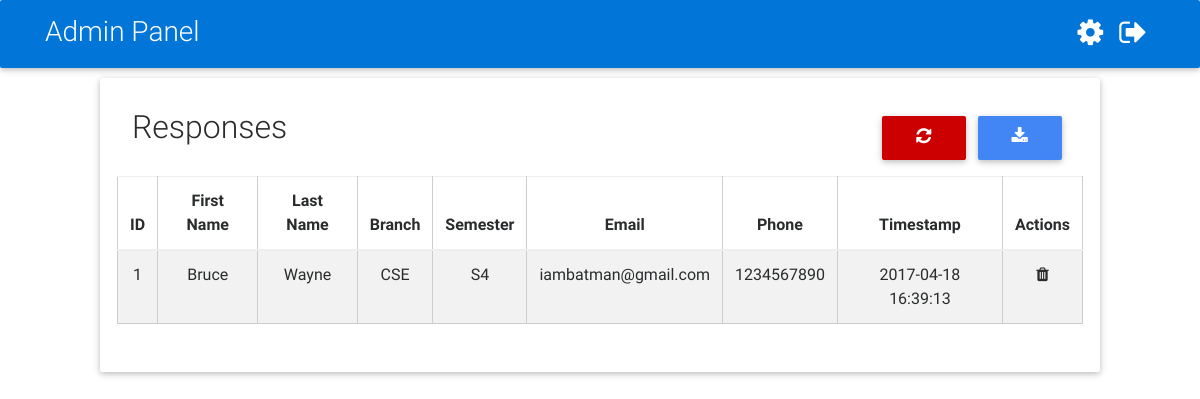
The app's page /admin.php (signed in) with its own data.
### tables this page shows
CREATE TABLE `Fields` (
  `id` int(11) NOT NULL,
  `name` varchar(50) NOT NULL
);

CREATE TABLE `Responses` (
  `id` int(11) NOT NULL,
  `col1` varchar(500) NOT NULL DEFAULT '',
  `col2` varchar(500) NOT NULL DEFAULT '',
  `col3` varchar(500) NOT NULL DEFAULT '',
  `col4` varchar(500) NOT NULL DEFAULT '',
  `col5` varchar(500) NOT NULL DEFAULT '',
  `col6` varchar(500) NOT NULL DEFAULT '',
  `col7` varchar(500) NOT NULL DEFAULT '',
  `col8` varchar(500) NOT NULL DEFAULT '',
  `col9` varchar(500) NOT NULL DEFAULT '',
  `col10` varchar(500) NOT NULL DEFAULT '',
  `time` timestamp NOT NULL DEFAULT CURRENT_TIMESTAMP
);

### config.php (called while the page is built, shortened)
<?php
$servername = "localhost";
$username = "root";
$password = "6297";
$dbname = "Registration";
$db = new mysqli($servername, $username, $password, $dbname);
function query($sql){
    global $db;
    $result = $db->query($sql);
    if ($result) {
        return $result;
    } else {
        die("Error executing query: ".$sql."<br>". $db->error);
    }
}
?>

### admin.php (the view, shortened to what this page needs)
<!DOCTYPE html>
<html lang="en">
<?php
    include_once 'config.php';
?>
<head>
    <link rel="stylesheet" href="css/font-awesome.min.css">
    <link href="css/bootstrap.min.css" rel="stylesheet">
    <link href="css/mdb.min.css" rel="stylesheet">
    <link href="css/style.css" rel="stylesheet">
</head>
<body>
    <nav class="navbar fixed-top navbar-toggleable-md bg-primary">
        <div class="container">
            <a class="navbar-brand text-white" href="#">
                <h3>Admin Panel</h3>
            </a>
            <?php
                if (isset($_SESSION['loggedin'])){
                    echo '<ul class="nav navbar-nav nav-flex-icons ml-auto"><li class="nav-item "><a class="nav-link" href="" data-toggle="modal" data-target="#settings_modal" ><h4 class="fa fa-cog white-text"></h4></a></li><li class="nav-item "><a class="nav-link" href="backend.php?task=1"><h4 class="fa fa-sign-out white-text"></h4></a></li></ul>';
                }
            ?>
        </div>
    </nav>
    <br>
    <br>
             <?php
                if (!isset($_SESSION['loggedin'])){
                    $content  = '<div class="jumbotron col-md-4 offset-md-4" style="margin-top: 30px;"><div class="row"><div class="col-md-12">';
                    $content .= '<h2>Login</h2><hr><br><div class="row">';
                    $content .= '<div class="col-md-12"><div class="md-form"><input type="text" id="form1" class="form-control"><label for="form1">Username</label></div></div>';
                    $content .= '<div class="col-md-12"><div class="md-form"><input type="password" id="form2" class="form-control" onkeydown="if(event.keyCode == 13) { login(); }"><label for="form2">Password</label></div></div>';
                    $content .= '<div class="col-md-12"><h5 class="red-text" id="error"></h5></div>';
                    $content .= '</div></div><div class="col-md-12"><button class="btn btn-primary float-right" onclick="login()">Login</button></div>';
                }else{
                    $result = query("SELECT * FROM Fields WHERE NOT (name = '')");
                    $content  = '<div class="jumbotron col-md-10 offset-md-1" style="margin-top: 30px;"><div class="row"><div class="col-md-12">';
                    $content .= '<h2 class="pull-left">Responses</h2><button class="btn btn-primary float-right" onclick="window.open(\'backend.php?task=4\')" ><i class="fa fa-download"></i></button><button class="btn btn-danger float-right" data-toggle="modal" data-target="#delete_modal" ><i class="fa fa-refresh"></i></button></div>';
                    if(mysqli_num_rows($result) > 0){
                        $sql = "SELECT id,";
                        $content .= '<table class="table table-striped"><thead><tr><th>ID</th>';
                        while($row = $result->fetch_assoc()){
                            $sql .= "col".$row['id'].",";
                            $content .= "<th>".$row['name']."</th>";
                        }
                        $content .= '<th>Timestamp</th><th>Actions</th></tr></thead><tbody>';
                        $sql .= " time FROM Responses";
                        $result = query($sql);
                        while($row = $result->fetch_assoc()){
                            $content .= "<tr>";
                            foreach($row as $key => $value) {
                                $content .= '<td>'.$value.'</td>';
                            }
                            $content .= "<td><a onclick='deleteRow(".$row['id'].",false)'><i class='fa fa-trash'></i></a></td></tr>";
                        }
                        $content .= "</tbody></table>";
                    }else{
                        $content .= '<div class="col-md-12 text-center"><h4>No fields are enabled. Please enable any field.</h4></center></div>';
                    }
                }
                echo $content;
            ?>
            </div>
        </div>
</body>
</html>

### css/style.css (style rules this page uses)
.nav-link .fa { font-size: 30px; margin: 0px; }
.navbar-brand h3 { padding-top: 5px; }
.table td, .table th { border-left: 1px solid rgb(202, 206, 208); text-align: center; border-right: 1px solid rgb(202, 206, 208); border-bottom: 1px solid rgb(202, 206, 208); }
.table { margin-top: 10px; }

### records on screen
fields: name "First Name"
fields: name "Last Name"
fields: name "Branch"
fields: name "Semester"
fields: name "Email"
fields: name "Phone"
responses: id "1", col1 "Bruce", col2 "Wayne", col3 "CSE", col4 "S4", col5 "iambatman@gmail.com", col6 "1234567890", time "2017-04-18 16:39:13"
